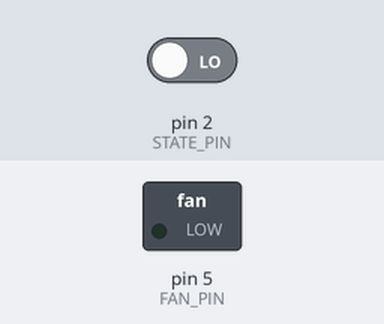
This sketch was run on a simulated Arduino Uno, built with avr-gcc and run on an emulated ATmega328P. On the bench: switched loads named in the sketch (green lamp = pin HIGH). The test bench sets the inputs (shaded band); at power-on: pin 2 (STATE_PIN) LOW.

Above: at 1.2 s.
1.3 s: pin 2 (STATE_PIN) driven HIGH
At 1.6 s:
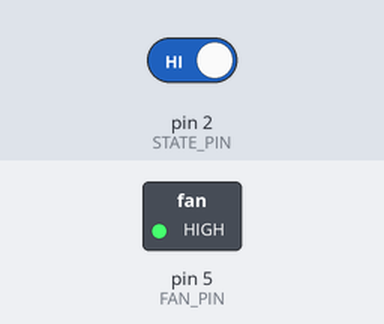
2.8 s: pin 2 (STATE_PIN) driven LOW
At 4.0 s:
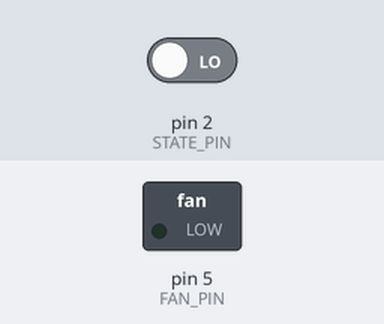
Timing chart, 0 to 5.8 s (numbered marks = the images above; inputs shaded):
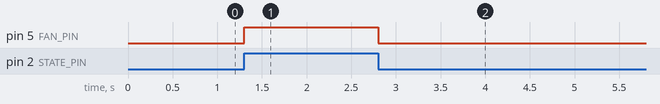

Measured:
- after the input at 1.3 s, pin 5 (FAN_PIN): LOW → HIGH at once
- after the input at 2.8 s, pin 5 (FAN_PIN): HIGH → LOW at once

The sketch:

part2_activate_motor.ino
```cpp
// named constants for the switch and motor pins
const int STATE_PIN = 2; // the number of the State pin
const int  FAN_PIN =  5; // the number of the motor pin

int DETstate = 0;  // variable for reading the state detector status

void setup() {
  // initialize the motor pin as an output:
  pinMode(FAN_PIN, OUTPUT);
  digitalWrite(FAN_PIN, LOW);
  // initialize the switch pin as an input:
  pinMode(DETstate, INPUT);
  Serial.begin(9600);
}

void loop(){
  // read the state of the Threshold value:
  DETstate = digitalRead(STATE_PIN);
  // check if the activationg motor order is rx
  if (DETstate == HIGH) {
    // turn fan on:
    digitalWrite(FAN_PIN, HIGH);
  }
  else {
    // turn fan off:
    digitalWrite(FAN_PIN, LOW);
  }
  delay(10);
}
```
